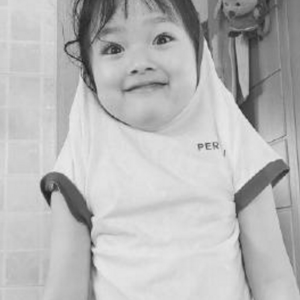
#> input picture simple_augment/test.png, 300 x 300 px
$ python Augmentation.py   (Python 2 division)
#> lines starting #> are read from the running program, lines starting #| are printed output that depends on the picture
# -*- coding: utf-8 -*-
import time
import  cv2
import copy as cp
import numpy as np
# [4 lines of commented-out code are left out]

def Contrast(img_url,k=0.7):
    img = Image.open(img_url)
    en_con = IE.Contrast(img)
    dst = en_con.enhance(k)
    np_const = dst.getdata()
    np_const = np.matrix(np_const)
    np_const = np_const.reshape(w,h,1).astype('uint8')
    print 'finish constrat'
    return  np_const

# [52 lines left out: functions Contrast_cv, EquHist, Illuminate, local_high, not called in this run]


def noise(img,type_noise,kernel_size=(5,5),sigma=0,slat_ratio=0.008,papper_radtio=0.01):
    img_w,img_h,img_c = img.shape
    if type_noise == 'gaussian':
        img = cv2.GaussianBlur(img,kernel_size,sigma)

    if type_noise == 'salt':
        count_all = img.shape[0] * img.shape[1]
        salt_num = int(count_all*slat_ratio)
        for n in range(salt_num):
            m = np.random.randint(1,img_w)
            n = np.random.randint(1,img_h)
            for c in range(img_c):
                img[m,n,c] = 255

    if type_noise == 'papper':
        count_all = img.shape[0] * img.shape[1]
        papper_num = int(count_all*papper_ratio)
        for n in range(papper_num):
            m = np.random.randint(1,img_w)
            n = np.random.randint(1,img_h)
            for c in range(img_c):
                img[m,n,c] = 0


    if type_noise == 'all':
        img = cv2.GaussianBlur(img,kernel_size,sigma)
        count_all = img.shape[0] * img.shape[1]
        salt_num = int(count_all*slat_ratio)
        for n in range(salt_num):
            m = np.random.randint(1,img_w)
            n = np.random.randint(1,img_h)
            rand_key = np.random.randint(0,2)
            if rand_key ==1:
                for c in range(img_c):
                    img[m,n,c] = 255
            else:
                for c in range(img_c):
                    img[m,n,c] = 0
    return img


def rotate(img,center,angle,scale=1):
    #rotate_format: x_new = int(x_old*np.sin(angle) + y_old*np.cos(angle))
    img_w,img_h,img_c = img.shape
    print img.shape
    if center == 'normal':
        center_points = (img_w/2,img_h/2)
    if center == 'random':
        width = img_w*0.1
        height = img_h*0.1
        x = np.random.randint(img_w/2-width , img_w/2+width)
        y = np.random.randint(img_h/2-height , img_h/2+height)
        center_points = (x,y)

    M = cv2.getRotationMatrix2D(center_points ,angle, scale)
    rotated = cv2.warpAffine(img,M,(img_h,img_w))
    # [20 lines of commented-out code are left out]

    return  rotated

# [37 lines left out: functions rotate_det, get_new_points, not called in this run]

if __name__ == '__main__':

    img_url = './test.png'

    src = cv2.imread(img_url)
#> src is the input picture: shape (300, 300, 3); min 30, max 237, mean 183.7
    w,h,c = src.shape
#> w = 300; h = 300; c = 3
    dst = cp.deepcopy(src)

    a_time = time.clock()
    rote_img = rotate(dst,'normal',20,0.8)
#| (300, 300, 3)
#> in rotate, `rotated = cv2.warpAffine(img,M,(img_h,img_w))`:
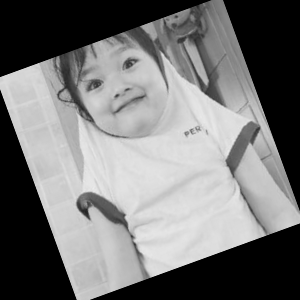
#> rotated: shape (300, 300, 3); min 0, max 236, mean 117.4
    b_time = time.clock()
    print 'Rotate_cost: ',b_time - a_time

    a_time = time.clock()
    noise_img  = noise(dst,'all')
#> after the loop in noise, `for n in range(salt_num):`:
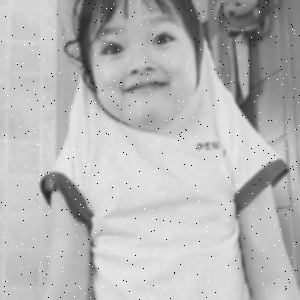
#> img: shape (300, 300, 3); min 0, max 255, mean 183.3
    b_time = time.clock()
    print 'Noise_cost: ',b_time - a_time

    a_time = time.clock()
    const = Contrast(img_url)
#> (the run stopped early here; a loop or call above may not have finished)
